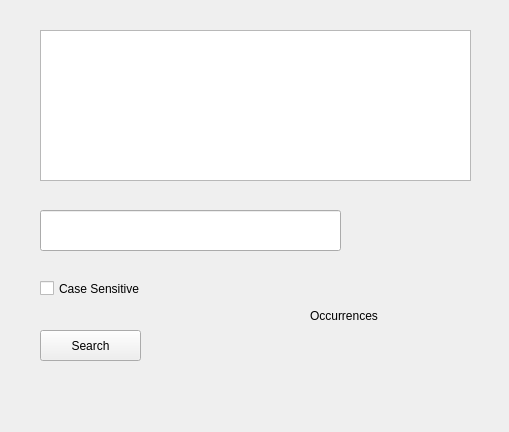
<?xml version="1.0" encoding="UTF-8"?>
<ui version="4.0">
 <class>Widget</class>
 <widget class="QWidget" name="Widget">
  <property name="geometry">
   <rect>
    <x>0</x>
    <y>0</y>
    <width>509</width>
    <height>432</height>
   </rect>
  </property>
  <property name="windowTitle">
   <string>Widget</string>
  </property>
  <widget class="QTextEdit" name="inputText">
   <property name="geometry">
    <rect>
     <x>40</x>
     <y>30</y>
     <width>431</width>
     <height>151</height>
    </rect>
   </property>
  </widget>
  <widget class="QLineEdit" name="searchTerm">
   <property name="geometry">
    <rect>
     <x>40</x>
     <y>210</y>
     <width>301</width>
     <height>41</height>
    </rect>
   </property>
  </widget>
  <widget class="QCheckBox" name="caseSensitive">
   <property name="geometry">
    <rect>
     <x>40</x>
     <y>280</y>
     <width>121</width>
     <height>17</height>
    </rect>
   </property>
   <property name="text">
    <string>Case Sensitive</string>
   </property>
  </widget>
  <widget class="QPushButton" name="searchButton">
   <property name="geometry">
    <rect>
     <x>40</x>
     <y>330</y>
     <width>101</width>
     <height>31</height>
    </rect>
   </property>
   <property name="text">
    <string>Search</string>
   </property>
  </widget>
  <widget class="QLabel" name="occurrencesLabel">
   <property name="geometry">
    <rect>
     <x>310</x>
     <y>300</y>
     <width>81</width>
     <height>31</height>
    </rect>
   </property>
   <property name="text">
    <string>Occurrences</string>
   </property>
  </widget>
  <widget class="QLabel" name="occurences">
   <property name="geometry">
    <rect>
     <x>310</x>
     <y>330</y>
     <width>71</width>
     <height>31</height>
    </rect>
   </property>
   <property name="text">
    <string/>
   </property>
  </widget>
 </widget>
 <layoutdefault spacing="6" margin="11"/>
 <resources/>
 <connections/>
</ui>
